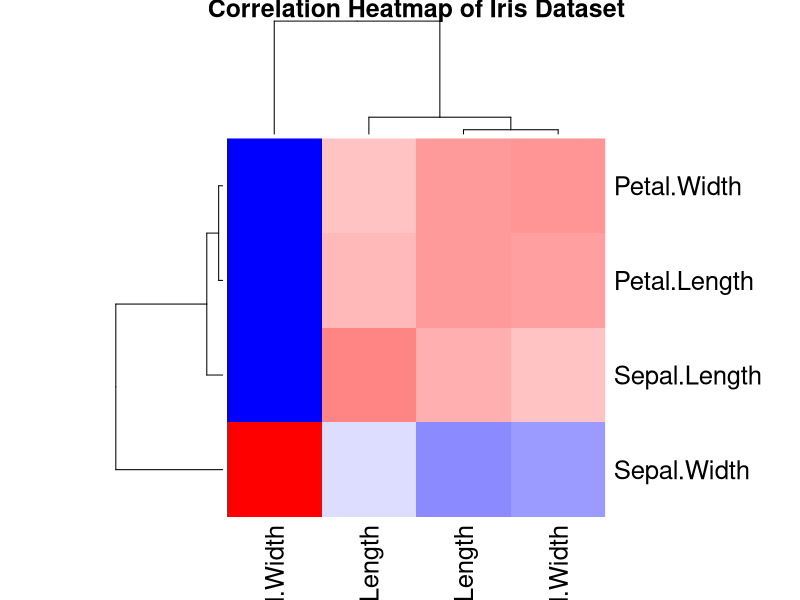
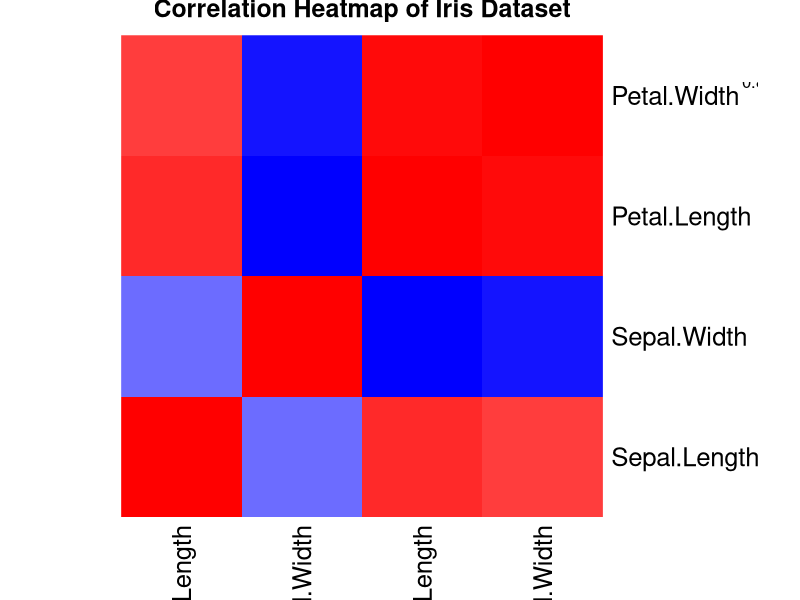

Generate these figures, in order, with R: (Note: this script raises an error after producing the figures.)
#Load and prepare the dataset
data(iris)
#use only numeric variables
iris_num<- iris[,1:4]
#Compute correlation matrix
corr_matrix<-cor(iris_num)
corr_matrix
#basic correlation matrix
heatmap(
  corr_matrix,
  col=colorRampPalette(c("blue","white","red"))(100),
  main="Correlation Heatmap of Iris Dataset"
)
#Heatmap with Correlation Values
heatmap(
  corr_matrix,
  col = colorRampPalette(c("blue","white","red"))(100),
  Rowv=NA,
  Colv=NA,
  scale="none",
  main="Correlation Heatmap of Iris Dataset"
)
text(
  rep(1:ncol(corr_matrix), each=nrow(corr_matrix)),
  rep(nrow(corr_matrix):1, ncol(corr_matrix)),
  round(corr_matrix,2))
#correlogram using `corrplot` (most popular)
#Install package
#correlogram with values
ggplot(corr_long, aes(Var1, Var2, fill=value))+
  geom_tile()+
  geom_text(aes(label=round(value,2)))+
  scale_fill_gradient2(
    low="blue",
    mid="white",
    high="red",
    midpoint=0
  )+
  theme_minimal()
#Advanced correlogram using ggally
install.packages("GGally")
library(GGally)
ggcorr(
  iris_num,
  label = TRUE,
  label_round = 2
)
#Advanced scatter correlogram
library(GGally)
ggpairs(iris,
        coloumns = 1:4,
        aes(color = Species))
